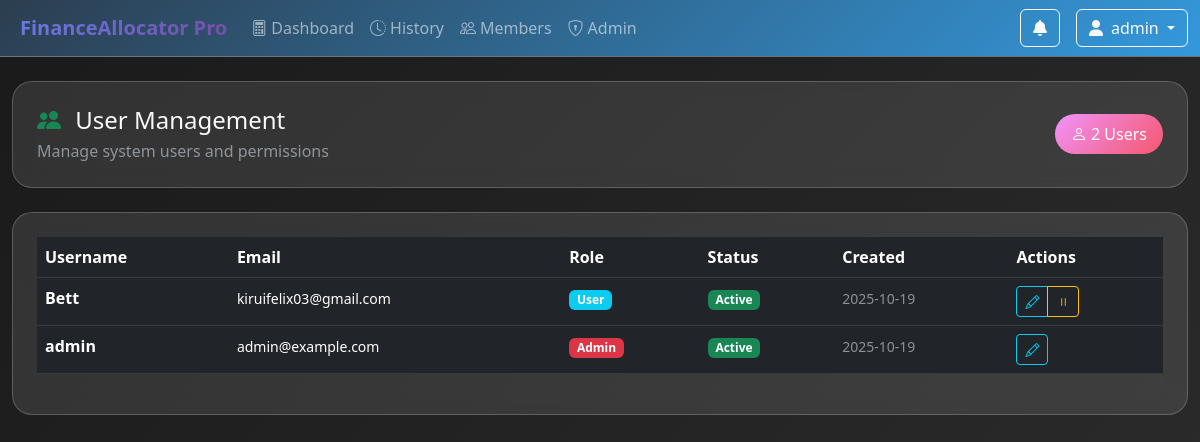
/admin/manage_users (signed in), run on the app's committed database.
### app/models.py (models this page shows)
class User(UserMixin, db.Model):
    id = db.Column(db.Integer, primary_key=True)
    username = db.Column(db.String(80), unique=True, nullable=False)
    email = db.Column(db.String(120), unique=True, nullable=False)
    password_hash = db.Column(db.String(128))
    role = db.Column(db.String(20), default='user')  # 'admin', 'user'
    is_active = db.Column(db.Boolean, default=True)
    created_at = db.Column(db.DateTime, default=datetime.utcnow)
    transactions = db.relationship('Transaction', backref='user', lazy=True)
    notifications = db.relationship('Notification', backref='user', lazy=True)
    settlements_created = db.relationship('Settlement', foreign_keys='Settlement.created_by', backref='creator', lazy=True)
    settlements_completed = db.relationship('Settlement', foreign_keys='Settlement.completed_by', backref='completer', lazy=True)

### app/admin_routes.py (the view)
@admin_bp.route('/manage_users')
@admin_required
def manage_users():
    try:
        users = User.query.order_by(User.username).all()
        return render_template('admin/manage_users.html', users=users)
    except Exception as e:
        flash(f'Error loading users: {str(e)}', 'error')
        return redirect(url_for('admin.dashboard'))

### app/__init__.py (called while the page is built)
def create_app(config_class=Config):
    app = Flask(__name__)
    app.config.from_object(config_class)
    db.init_app(app)
    migrate.init_app(app, db)
    login_manager.init_app(app)
    mail.init_app(app)
    @app.context_processor
    def utility_processor():
        return {
            'now': datetime.utcnow,
            'current_year': datetime.utcnow().year
        }
    from app.auth import auth_bp
    from app.routes import main_bp
    from app.admin_routes import admin_bp
    app.register_blueprint(auth_bp)
    app.register_blueprint(main_bp)
    app.register_blueprint(admin_bp, url_prefix='/admin')
    from app.cli import init_app
    init_app(app)
    return app

### app/admin_routes.py (called while the page is built)
def admin_required(f):
    @wraps(f)
    @login_required
    def decorated_function(*args, **kwargs):
        if current_user.role != 'admin':
            flash('Admin access required', 'error')
            return redirect(url_for('main.index'))
        return f(*args, **kwargs)
    return decorated_function

### app/models.py (called while the page is built)
@login_manager.user_loader
def load_user(user_id):
    return User.query.get(int(user_id))

### app/templates/admin/manage_users.html (shortened to what this page needs)
{% extends "base.html" %}
{% block content %}
<div class="row">
    <div class="col-12 mb-4">
        <div class="glass-card p-4">
            <div class="d-flex justify-content-between align-items-center">
                <div>
                    <h4 class="mb-1">
                        <i class="bi bi-people-fill text-success me-2"></i>
                        User Management
                    </h4>
                    <p class="text-muted mb-0">Manage system users and permissions</p>
                </div>
                <span class="badge-gradient">
                    <i class="bi bi-person me-1"></i>{{ users|length }} Users
                </span>
            </div>
        </div>
    </div>
</div>
<div class="glass-card p-4">
    <div class="table-responsive">
        <table class="table table-dark table-hover">
            <thead>
                <tr>
                    <th>Username</th>
                    <th>Email</th>
                    <th>Role</th>
                    <th>Status</th>
                    <th>Created</th>
                    <th>Actions</th>
                </tr>
            </thead>
            <tbody>
                {% for user in users %}
                <tr>
                    <td>
                        <strong>{{ user.username }}</strong>
                    </td>
                    <td>
                        <small>{{ user.email }}</small>
                    </td>
                    <td>
                        <span class="badge bg-{{ 'danger' if user.role == 'admin' else 'info' }}">
                            {{ user.role|title }}
                        </span>
                    </td>
                    <td>
                        <span class="badge bg-{{ 'success' if user.is_active else 'secondary' }}">
                            {{ 'Active' if user.is_active else 'Inactive' }}
                        </span>
                    </td>
                    <td>
                        <small class="text-muted">{{ user.created_at.strftime('%Y-%m-%d') }}</small>
                    </td>
                    <td>
                        <div class="btn-group btn-group-sm">
                            <button class="btn btn-outline-info"
                                    data-bs-toggle="modal"
                                    data-bs-target="#editUserModal"
                                    data-user-id="{{ user.id }}"
                                    data-username="{{ user.username }}"
                                    data-email="{{ user.email }}"
                                    data-role="{{ user.role }}"
                                    data-is-active="{{ user.is_active }}">
                                <i class="bi bi-pencil"></i>
                            </button>
                            {% if user.id != current_user.id %}
                            <button class="btn btn-outline-{{ 'warning' if user.is_active else 'success' }} toggle-user-btn"
                                    data-user-id="{{ user.id }}"
                                    data-action="{{ 'deactivate' if user.is_active else 'activate' }}">
                                <i class="bi bi-{{ 'pause' if user.is_active else 'play' }}"></i>
                            </button>
                            {% endif %}
                        </div>
                    </td>
                </tr>
                {% endfor %}
            </tbody>
        </table>
    </div>
</div>
{% endblock %}

### app/templates/base.html (shortened to what this page needs)
<!DOCTYPE html>
<html lang="en" data-bs-theme="dark">
<head>
    <link href="https://cdn.jsdelivr.net/npm/bootstrap@5.3.0/dist/css/bootstrap.min.css" rel="stylesheet">
    <link href="https://cdnjs.cloudflare.com/ajax/libs/font-awesome/6.4.0/css/all.min.css" rel="stylesheet">
    <link href="https://cdn.jsdelivr.net/npm/bootstrap-icons@1.10.0/font/bootstrap-icons.css" rel="stylesheet">
    <link href="https://cdn.jsdelivr.net/npm/apexcharts@3.35.0/dist/apexcharts.css" rel="stylesheet">
</head>
<body class="bg-dark text-light">
    <nav class="navbar navbar-expand-lg navbar-dark border-bottom border-secondary mb-4" style="background: var(--dark-gradient) !important;">
        <div class="container-fluid">
            <a class="navbar-brand fw-bold" href="{{ url_for('main.index') }}">
                FinanceAllocator Pro
            </a>
            <div class="collapse navbar-collapse" id="navbarNav">
                <ul class="navbar-nav me-auto">
                    <li class="nav-item">
                        <a class="nav-link" href="{{ url_for('main.index') }}">
                            <i class="bi bi-calculator me-1"></i>Dashboard
                        </a>
                    </li>
                    <li class="nav-item">
                        <a class="nav-link" href="{{ url_for('main.history') }}">
                            <i class="bi bi-clock-history me-1"></i>History
                        </a>
                    </li>
                    <li class="nav-item">
                        <a class="nav-link" href="{{ url_for('main.member_management') }}">
                            <i class="bi bi-people me-1"></i>Members
                        </a>
                    </li>
                    {% if current_user.role == 'admin' %}
                    <li class="nav-item">
                        <a class="nav-link" href="{{ url_for('admin.dashboard') }}">
                            <i class="bi bi-shield-lock me-1"></i>Admin
                        </a>
                    </li>
                    {% endif %}
                </ul>
                <div class="navbar-nav ms-auto">
                    <div class="dropdown me-3">
                        <button class="btn btn-outline-light position-relative" data-bs-toggle="dropdown">
                            <i class="fas fa-bell"></i>
                        </button>
                    </div>
                    <div class="dropdown">
                        <button class="btn btn-outline-light dropdown-toggle" data-bs-toggle="dropdown">
                            <i class="fas fa-user me-2"></i>{{ current_user.username }}
                        </button>
                    </div>
                </div>
            </div>
        </div>
    </nav>
    <div class="container-fluid mb-5">
        {% block content %}{% endblock %}
    </div>
</body>
</html>

### app/templates/base.html (style rules this page uses)
:root { --primary-gradient: linear-gradient(135deg, #667eea 0%, #764ba2 100%); --success-gradient: linear-gradient(135deg, #4facfe 0%, #00f2fe 100%); --warning-gradient: linear-gradient(135deg, #f093fb 0%, #f5576c 100%); --dark-gradient: linear-gradient(135deg, #2c3e50 0%, #3498db 100%); --glass-bg: rgba(255, 255, 255, 0.1); --glass-border: rgba(255, 255, 255, 0.2); }
body { background: linear-gradient(135deg, #1a1a1a 0%, #2d2d2d 100%); min-height: 100vh; font-family: 'Segoe UI', system-ui, -apple-system, sans-serif; color: #e9ecef; }
.glass-card { background: var(--glass-bg); backdrop-filter: blur(10px); border: 1px solid var(--glass-border); border-radius: 20px; transition: transform 0.3s ease, box-shadow 0.3s ease; }
.navbar-brand { font-weight: 700; background: var(--primary-gradient); -webkit-background-clip: text; -webkit-text-fill-color: transparent; }
.badge-gradient { background: var(--warning-gradient); color: white; border-radius: 20px; padding: 8px 16px; }

### data on the page
User: username "admin", email "admin@example.com", role "Admin", is_active "Active", created_at "2025-10-19"
User: username "Bett", email "kiruifelix03@gmail.com", role "User", is_active "Active", created_at "2025-10-19"

### other printed values
{{ users|length }} "2"
